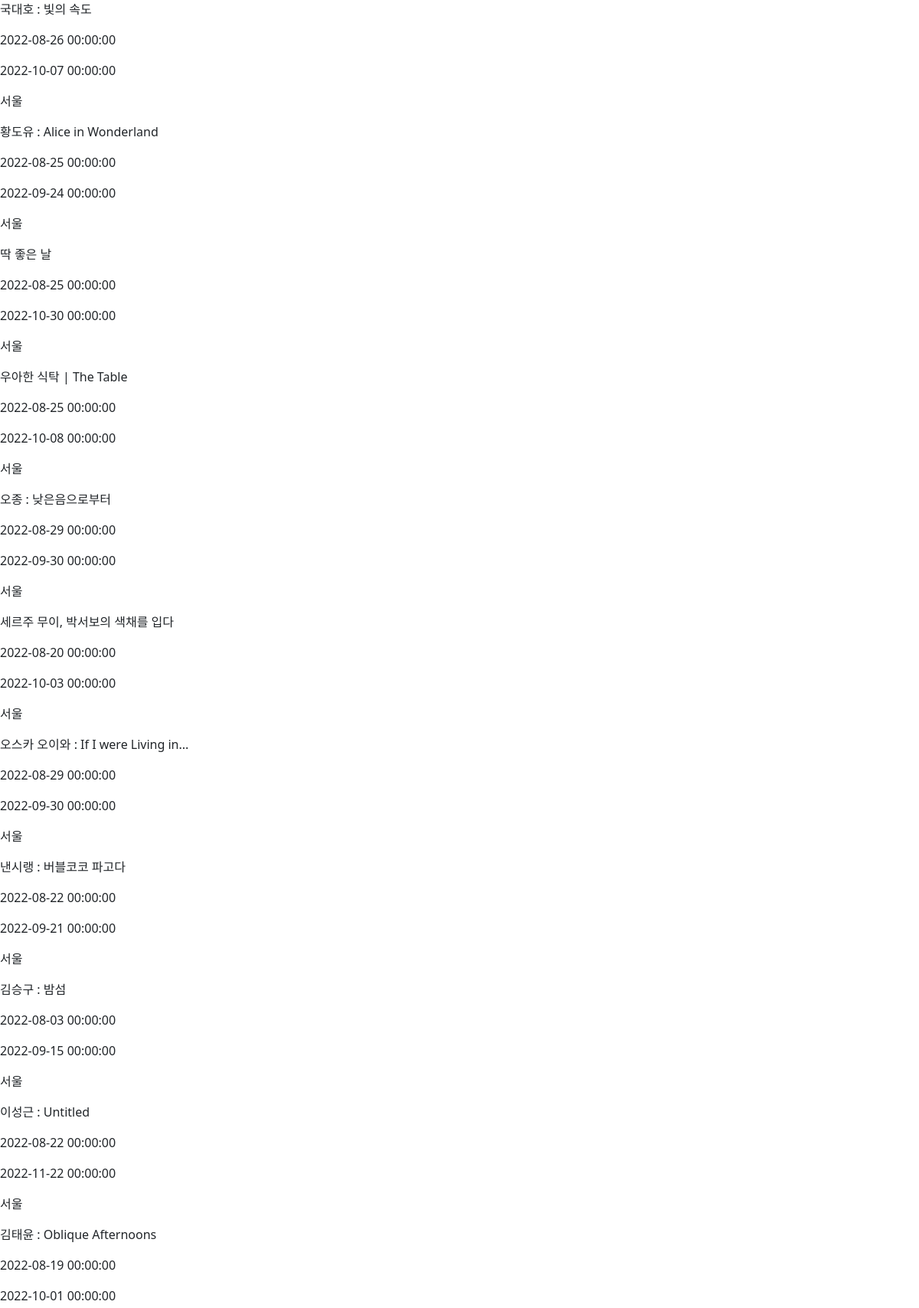
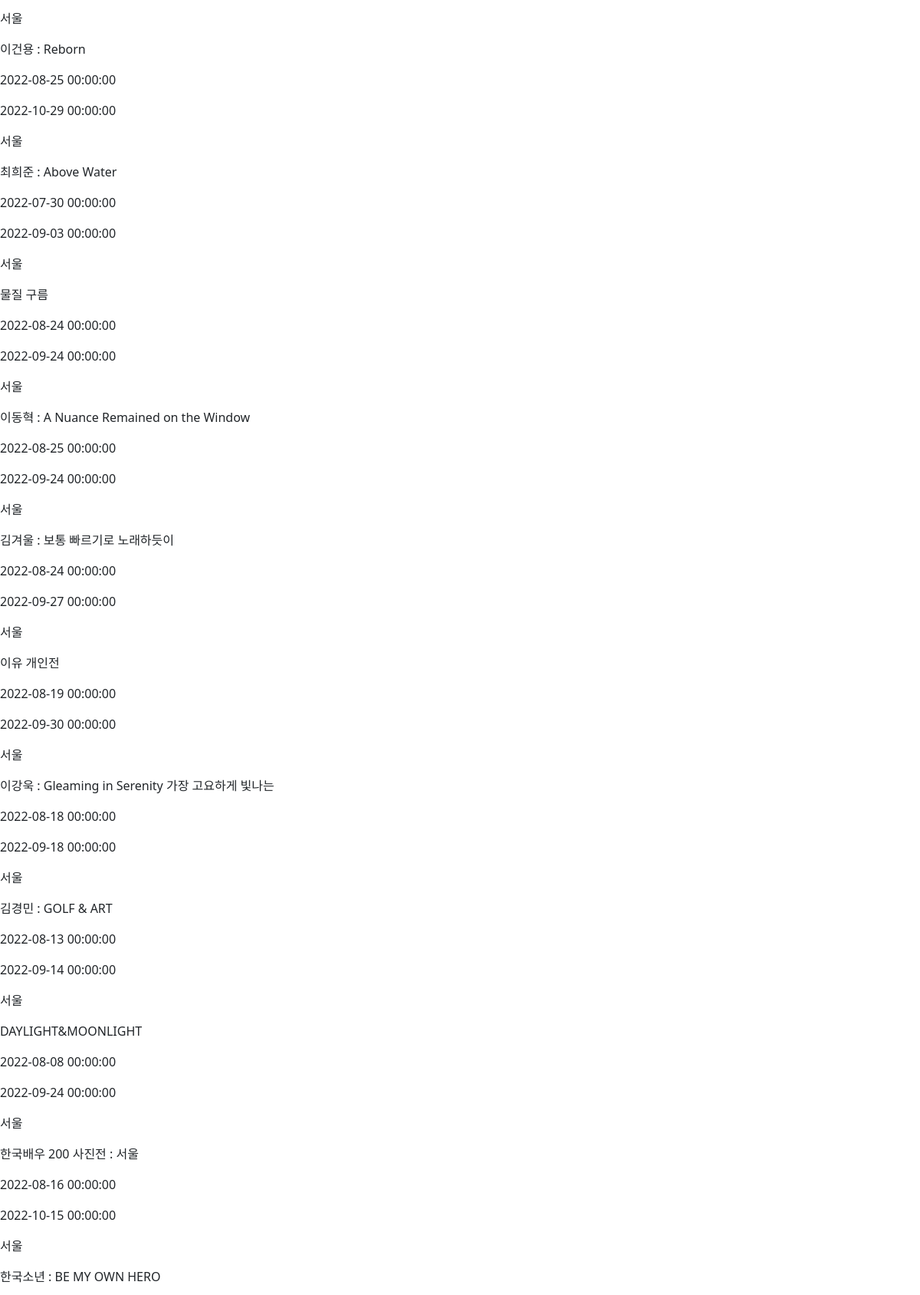
/select/0 (upper part), run on the app's committed database (2 pictures, top to bottom).
### tables this page shows
CREATE TABLE "cultural" (
"index" INTEGER,
  "id" INTEGER,
  "door_type" TEXT,
  "title" TEXT,
  "region" TEXT,
  "start_period" TIMESTAMP,
  "end_period" TIMESTAMP,
  "location" TEXT,
  "poster" TEXT,
  "syear" INTEGER,
  "smonth" INTEGER,
  "sday" INTEGER,
  "eyear" INTEGER,
  "emonth" INTEGER,
  "eday" INTEGER,
  "door" INTEGER,
  "region_number" INTEGER
);

### flask_app/__init__.py (the view)
@app.route('/select/<region_number>',methods =['GET','POST'])
def selectdata(region_number):
    conn = sqlite3.connect(r'C:\Users\InKoo\Section3\Cultural-Recommand\project\culture.db')
    cur = conn.cursor()
    culture = pd.read_sql("SELECT * FROM cultural;",conn, index_col=None)
    rnstr = re.sub(r'[^0-9]', '', region_number)
    door1 = int(rnstr)
    cult3= culture[culture['region_number']==door1]
    cult4 = cult3
    return render_template('select.html',cult4=cult4)

### flask_app/templates/select.html (shortened to what this page needs)
<!DOCTYPE html>
<html lang="en">
<head>
        <link href="https://cdn.jsdelivr.net/npm/bootstrap@5.0.0-beta2/dist/css/bootstrap.min.css" rel="stylesheet">
</head>
<body>
    {% for row in cult4.itertuples() %}
    <p>{{ row.title }}</p>
    <p>{{ row.start_period }}</p>
    <p>{{ row.end_period }}</p>
    <p>{{ row.region }}</p>
    {% endfor %}</body>
</html>

### data on the page
cultural: title "국대호 : 빛의 속도", start_period "2022-08-26 00:00:00", end_period "2022-10-07 00:00:00", region "서울"
cultural: title "황도유 : Alice in Wonderland", start_period "2022-08-25 00:00:00", end_period "2022-09-24 00:00:00", region "서울"
cultural: title "딱 좋은 날", start_period "2022-08-25 00:00:00", end_period "2022-10-30 00:00:00", region "서울"
cultural: title "우아한 식탁 | The Table", start_period "2022-08-25 00:00:00", end_period "2022-10-08 00:00:00", region "서울"
cultural: title "오종 : 낮은음으로부터", start_period "2022-08-29 00:00:00", end_period "2022-09-30 00:00:00", region "서울"
cultural: title "세르주 무이, 박서보의 색채를 입다", start_period "2022-08-20 00:00:00", end_period "2022-10-03 00:00:00", region "서울"
cultural: title "오스카 오이와 : If I were Living in...", start_period "2022-08-29 00:00:00", end_period "2022-09-30 00:00:00", region "서울"
cultural: title "낸시랭 : 버블코코 파고다", start_period "2022-08-22 00:00:00", end_period "2022-09-21 00:00:00", region "서울"
cultural: title "김승구 : 밤섬", start_period "2022-08-03 00:00:00", end_period "2022-09-15 00:00:00", region "서울"
cultural: title "이성근 : Untitled", start_period "2022-08-22 00:00:00", end_period "2022-11-22 00:00:00", region "서울"
cultural: title "김태윤 : Oblique Afternoons", start_period "2022-08-19 00:00:00", end_period "2022-10-01 00:00:00", region "서울"
cultural: title "이건용 : Reborn", start_period "2022-08-25 00:00:00", end_period "2022-10-29 00:00:00", region "서울"
cultural: title "최희준 : Above Water", start_period "2022-07-30 00:00:00", end_period "2022-09-03 00:00:00", region "서울"
cultural: title "물질 구름", start_period "2022-08-24 00:00:00", end_period "2022-09-24 00:00:00", region "서울"
cultural: title "이동혁 : A Nuance Remained on the Window", start_period "2022-08-25 00:00:00", end_period "2022-09-24 00:00:00", region "서울"
cultural: title "김겨울 : 보통 빠르기로 노래하듯이", start_period "2022-08-24 00:00:00", end_period "2022-09-27 00:00:00", region "서울"
cultural: title "이유 개인전", start_period "2022-08-19 00:00:00", end_period "2022-09-30 00:00:00", region "서울"
cultural: title "이강욱 : Gleaming in Serenity 가장 고요하게 빛나는", start_period "2022-08-18 00:00:00", end_period "2022-09-18 00:00:00", region "서울"
cultural: title "김경민 : GOLF & ART", start_period "2022-08-13 00:00:00", end_period "2022-09-14 00:00:00", region "서울"
cultural: title "DAYLIGHT&MOONLIGHT", start_period "2022-08-08 00:00:00", end_period "2022-09-24 00:00:00", region "서울"
cultural: title "한국배우 200 사진전 : 서울", start_period "2022-08-16 00:00:00", end_period "2022-10-15 00:00:00", region "서울"
cultural: title "한국소년 : BE MY OWN HERO"
